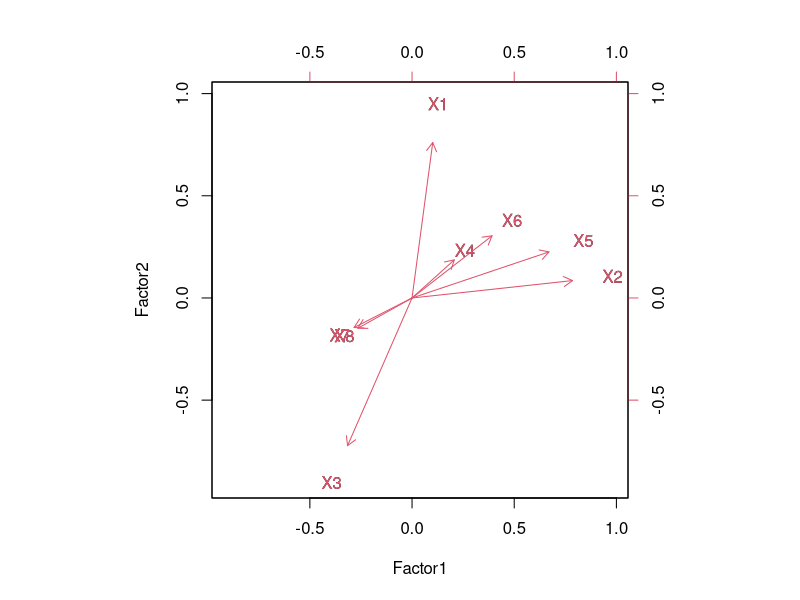
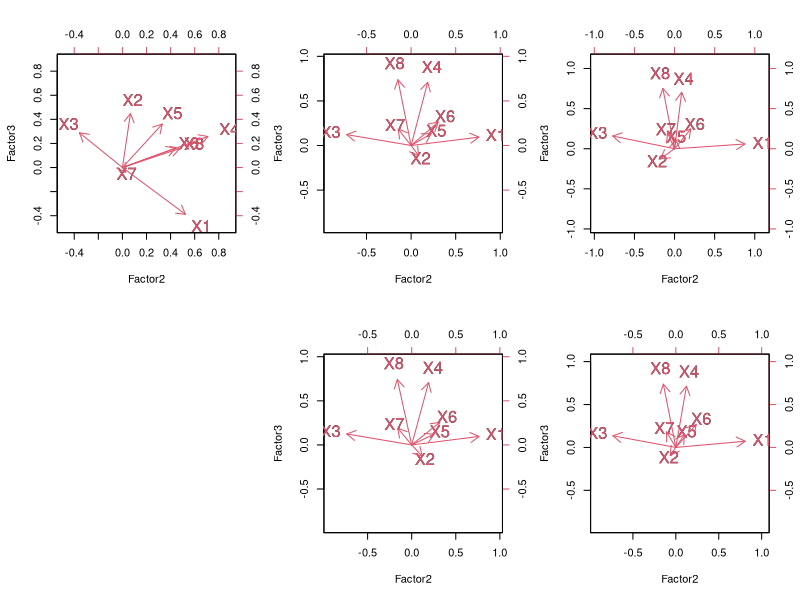

Write the R code that produced these figures, in order.
## ---- chunk 1
library(MASS)
rr=matrix(c(  1,  0.6,  0.1, -0.1,

            0.6,    1,  0.2, -0.2,

            0.1,  0.2,    1, 0.7,
            -0.1, -0.2, 0.7, 1.0 ),nrow=4,byrow=T)

D=diag(c(1,2,.4, 2))

Sigma=D^{1/2}%*%rr%*%D^{1/2}

nn=10000
mu=rep(0, dim(rr)[1])
set.seed(2023)
d1=scale(mvrnorm(nn,mu,Sigma))

R=cov(d1)
eeR=eigen(R)

## ---- chunk 2

U = eeR$vectors
L = diag(eeR$values)

# U%*%L%*%t(U)
# R

m=2
Um = U[,1:m]
Lm = L[1:m, 1:m]

Rm = Um%*%Lm%*%t(Um)



round(R-Rm,3)

Umr = U[,-(1:m)]
Lmr = L[-(1:m),-(1:m)]
Rmr = Umr%*%Lmr%*%t(Umr)

round(Rmr, 3)

## ---- chunk 3
eeR2 = eigen(R-diag(diag(Rmr)))
eeR2
ll=eeR2$values
cumsum(ll)/sum(ll)
U= eeR2$vectors[,1:2]
L = diag(eeR2$values[1:2])
round(U%*%L%*%t(U) + diag(diag(Rmr)),3)

psi = diag(diag(Rmr))
psi + U%*%L%*%t(U)
D = U%*%sqrt(L)
round(solve(t(D)%*%solve(psi)%*%D),3)
f = solve(t(D)%*%solve(psi)%*%D)%*%t(D)%*%solve(psi)%*%d1[1,]
f
## ---- chunk 4
library(MASS)
pp=10
set.seed(2022)

Sigma = matrix(rWishart(1,pp,diag(pp)), pp)
R = diag(1/sqrt(diag(Sigma)))%*%Sigma%*%diag(1/sqrt(diag(Sigma)))
R;Sigma;det(Sigma)
## ---- chunk 5
nn=10000
mu=rep(0,pp)
set.seed(2022)
d1 = mvrnorm(nn,mu,Sigma)
d1 = data.frame(d1)

names(d1) = paste('X', 1:pp, sep='')

Sigma
cov(d1)
## ---- chunk 6
eeS = eigen(cor(d1))
eeS

cumsum(eeS$values/sum(eeS$values)*100)

d1.pca <- princomp(d1, cor=T)
summary(d1.pca)
## ---- chunk 7
mm=4
d1.fa=factanal(d1,mm)
loadings(d1.fa)

round(cor(d1), 2)
D1 = d1.fa$loadings[1:pp,1:mm]
P1 = diag(d1.fa$uniquenesses)
round(D1%*%t(D1)+P1, 2)


## ---- chunk 8

d1.fa = factanal(d1,mm)
loadings(d1.fa)
## ---- chunk 9
psi = diag(diag(Rmr))
psi
D = U%*%sqrt(L)
D
round(solve(t(D)%*%solve(psi)%*%D),3)
f1 = solve(t(D)%*%solve(psi)%*%D)%*%t(D)%*%solve(psi)%*%D1[1,]
f1
f=D1%*%solve(psi)%*%D%*%solve(t(D)%*%solve(psi)%*%D)
f

## ---- chunk 10
library(MASS)
rr=matrix(c(  1,  0.6,  0.1, -0.1,

            0.6,    1,  0.2, -0.2,

            0.1,  0.2,    1, 0.7,
            -0.1, -0.2, 0.7, 1.0 ),nrow=4,byrow=T)

D=diag(c(1,2,.4, 2))

Sigma=D^{1/2}%*%rr%*%D^{1/2}

nn=10000
mu=rep(0, dim(rr)[1])
set.seed(2023)
d1=scale(mvrnorm(nn,mu,Sigma))

head(d1)
dim(d1)
cov(d1)
## ---- chunk 11
library(psych)
R = cov(d1)
KMO(d1)
## ---- chunk 12
s1=diag(sqrt(1/diag(solve(R))))
q1=s1%*%solve(R)%*%s1

sur2=sum((R-diag(diag(R)))^2)
suq2=sum((q1-diag(diag(q1)))^2)
sur2 / (sur2+suq2)
## ---- chunk 13
library(psych)
cortest.bartlett(R,nn)

tmp=mvrnorm(nn,mu,diag(1,length(mu)))
cortest.bartlett(cor(tmp),nn)
## ---- chunk 14
library(MASS)
pp=8
set.seed(2022)

Sigma = matrix(rWishart(1,pp,diag(pp)), pp)
R = diag(1/sqrt(diag(Sigma)))%*%Sigma%*%diag(1/sqrt(diag(Sigma)))
round(Sigma,2);det(Sigma);round(R,2)
## ---- chunk 15
nn=10000
mu=rep(0,pp)
set.seed(2022)
d1 = mvrnorm(nn,mu,Sigma)
d1=data.frame(d1)
names(d1) = paste('X', 1:pp,sep='')

mm=3
d1.fa = factanal(scale(d1), mm)
d1.fa
## ---- chunk 16
mm=3
d1.fa=factanal(d1,mm)
d1.fa$loadings

round(d1.fa$loadings[1:pp,],3)
round(d1.fa$uniquenesses,3)
round(1-apply(d1.fa$loadings^2,1,sum),3)

ssl = apply(d1.fa$loadings^2,2,sum)
round(ssl,3)
round(ssl/(sum(ssl)+sum(d1.fa$uniquenesses)),3)

## ---- chunk 17
#residual matrix
round(cor(d1), 2)
D1 = d1.fa$loadings[1:pp,1:mm]
P1 = diag(d1.fa$uniquenesses)
round(D1%*%t(D1)+P1, 2)
round(cor(d1)-(D1%*%t(D1)+P1), 2)
round(diag(t(D1)%*%D1)/sum(diag(D1%*%t(D1)+P1)),3)
## ---- chunk 18
D1
biplot(x=D1, y=D1)
## ---- chunk 19
d1.fa1 = factanal(d1,mm, rotation='none')
d1.fa2 = factanal(d1,mm, rotation = 'varimax')
d1.fa3 = factanal(d1,mm, rotation = 'promax')
d1.fa1;d1.fa2;d1.fa3
## ---- chunk 20
###### 질문하기

cor = matrix(c(1.0000,  0.0524,  -0.611,
        0.0524,  1.0000,  -0.114,
        -0.611, -0.114,   1.000), nrow=3, byrow=T)

cor

k1 = as.matrix(d1.fa3$loadings[1,])
k2 = as.matrix(d1.fa3$loadings[2,])
k3 = as.matrix(d1.fa3$loadings[3,])
k4 = as.matrix(d1.fa3$loadings[4,])
k5 = as.matrix(d1.fa3$loadings[5,])
k6 = as.matrix(d1.fa3$loadings[6,])
k7 = as.matrix(d1.fa3$loadings[7,])
k8 = as.matrix(d1.fa3$loadings[8,])

v1=as.numeric(t(k1)%*%cor%*%k1)+as.numeric(d1.fa3$uniquenesses[1])
v2=as.numeric(t(k2)%*%cor%*%k2)+as.numeric(d1.fa3$uniquenesses[2])
v3=as.numeric(t(k3)%*%cor%*%k3)+as.numeric(d1.fa3$uniquenesses[3])
v4=as.numeric(t(k4)%*%cor%*%k4)+as.numeric(d1.fa3$uniquenesses[4])
v5=as.numeric(t(k5)%*%cor%*%k5)+as.numeric(d1.fa3$uniquenesses[5])
v6=as.numeric(t(k6)%*%cor%*%k6)+as.numeric(d1.fa3$uniquenesses[6])
v7=as.numeric(t(k7)%*%cor%*%k7)+as.numeric(d1.fa3$uniquenesses[7])
v8=as.numeric(t(k8)%*%cor%*%k8)+as.numeric(d1.fa3$uniquenesses[8])

t=apply(d1.fa3$loadings^2,2,sum)

cumsum(t) / (sum(t)+sum(d1.fa3$uniquenesses))*100
cumsum(t) / sum(v1+v2+v3+v4+v5+v6+v7+v8)
v1+v2+v3+v4+v5+v6+v7+v8 ; sum(t)+sum(d1.fa3$uniquenesses)
## ---- chunk 21
#d1.fa1;d1.fa2;d1.fa3
dd=d1.fa1
dd=dd$loadings[1:8,]
dd2=matrix(as.character(round(as.numeric(dd), 3)), 8)
dd2[abs(dd)<0.6]=''
matrix(as.character(round(as.numeric(dd2), 3)), 8)
dd2=data.frame(paste('X',1:8,sep=''),dd2)
names(dd2)=c('variable', 'Fact1', 'Fact2', 'fact3')
dd2
## ---- chunk 22
#install.packages("GPArotation")
library("GPArotation")
d1.fa4=factanal(d1,mm,rotation='quartimax')
d1.fa5=factanal(d1,mm,rotation='oblimin')

d1.fa4;d1.fa5

d1.fa4=factanal(d1,mm,rotation='quartimax')
## ---- chunk 23
apply(loadings(d1.fa1)^2,2,var)
apply(loadings(d1.fa2)^2,2,var)
apply(loadings(d1.fa3)^2,2,var)
apply(loadings(d1.fa4)^2,2,var)
apply(loadings(d1.fa5)^2,2,var)
## ---- chunk 24
round(apply(loadings(d1.fa1)^2,1,var),2)
round(apply(loadings(d1.fa2)^2,1,var),2)
round(apply(loadings(d1.fa3)^2,1,var),2)
round(apply(loadings(d1.fa4)^2,1,var),2)
round(apply(loadings(d1.fa5)^2,1,var),2)
## ---- chunk 25
par(mfrow=c(2,3))
D1=d1.fa1$loadings[1:pp,2:3]
biplot(x=D1, y=D1, cex=1.5)
D1=d1.fa2$loadings[1:pp,2:3 ]
biplot(x=D1, y=D1, cex=1.5)
D1=d1.fa3$loadings[1:pp,2:3]
biplot(x=D1, y=D1, cex=1.5)
plot(1,1,type="n", bty="n", axes=F, xlab="", ylab="")
D1=d1.fa4$loadings[1:pp,2:3]
biplot(x=D1, y=D1, cex=1.5)
D1=d1.fa5$loadings[1:pp,2:3]
biplot(x=D1, y=D1, cex=1.5)
